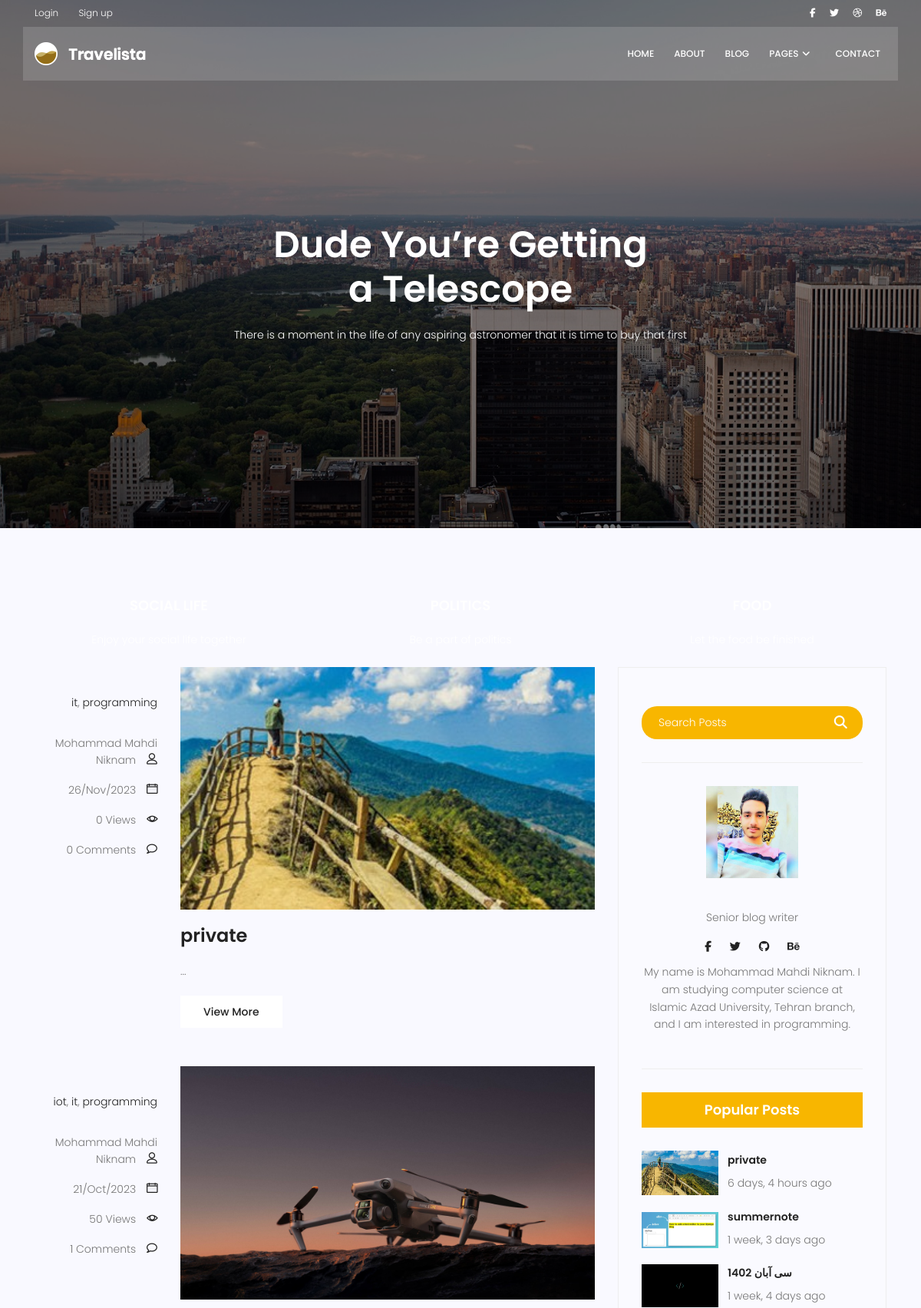
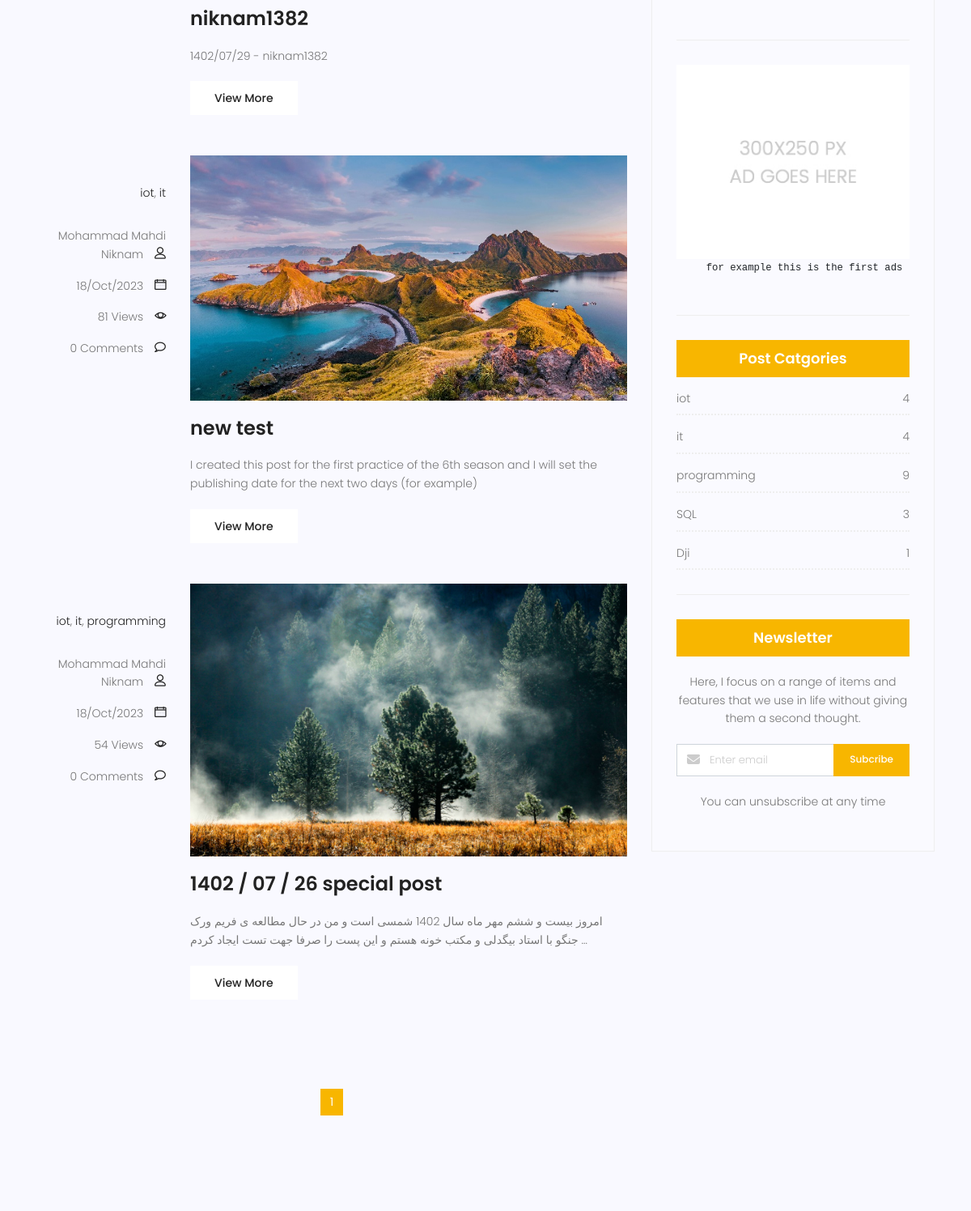
Page /blog/category/it (upper part) on the committed database (2 pictures, top to bottom).
### blog/models.py (models this page shows, shortened)
class Category(models.Model) :
    name = models.CharField(max_length=255)
    def __str__(self) :
        return self.name

class Post(models.Model) :
    image = models.ImageField(upload_to='blog/', default='blog/default.jpg')
    author = models.ForeignKey(User, on_delete=models.SET_NULL, null=True) # on_delete=models.CASCADE
    title = models.CharField(max_length=255)
    content = models.TextField()
    tags = TaggableManager()
    category = models.ManyToManyField(Category)
    counted_views = models.IntegerField(default=0)
    status = models.BooleanField(default=False)
    login_require = models.BooleanField(default=False)
    published_date = models.DateTimeField(null=True) #(خودمون تعریفش میکنیم کی پابلیش بشه)
    created_date = models.DateTimeField(auto_now_add=True)
    updated_date = models.DateTimeField(auto_now=True)
    class Meta :
        ordering = ['-published_date']
    def snippets (self) :
        l = self.content.split()
        l = l[:35]
        return ' '.join(l) + ' ...'

### blog/views.py (the view)
# urls.py: path('', blog_view, name='index'),
def blog_view(request, **kwargs):
    now = timezone.now()
    posts = Post.objects.filter(status=1).exclude(published_date__gt=now)
    if kwargs.get('cat_name') is not None:
        posts = posts.filter(category__name=kwargs['cat_name'])
    if kwargs.get('author_username') != None:
        posts = posts.filter(author__username=kwargs['author_username'])
    if kwargs.get('tag_name') :
        posts = posts.filter(tags__name__in=[kwargs['tag_name']])
    posts = Paginator(posts, 4)
    try :
        page_number = request.GET.get('page')
        posts = posts.get_page(page_number)
    except PageNotAnInteger :
        posts = posts.get_page(1)
    except EmptyPage:
        posts = posts.get_page(1)
    context = {'posts': posts}
    return render(request, 'blog/blog-home.html', context)

### blog/templatetags/blog_tags.py (called while the page is built)
@register.inclusion_tag('blog/blog-popular-post.html')
def latestposts(arg=3):
    posts = Post.objects.filter(status=1).order_by('-published_date')[:arg]
    return {'posts':posts}

@register.inclusion_tag('blog/blog-post-categories.html')
def postcategories():
    posts = Post.objects.filter(status=1)
    category = Category.objects.all()
    cat_dict = {}
    for name in category:
        cat_dict[name] = posts.filter(category=name).count()
    return {'categories':cat_dict}

@register.simple_tag(name='comment_count')
def function(pid):
    return Comment.objects.filter(post=pid,approved=True).count()

### templates/blog/blog-home.html (shortened to what this page needs)
{% extends "base.html" %}
{% load blog_tags %}
{% load static %}
{% block content %}
<section class="banner-area relative blog-home-banner" id="home">
	<div class="overlay overlay-bg"></div>
	<div class="container">
		<div class="row d-flex align-items-center justify-content-center">
			<div class="about-content blog-header-content col-lg-12">
				<h1 class="text-white">
					Dude You’re Getting
					a Telescope
				</h1>
				<p class="text-white">
					There is a moment in the life of any aspiring astronomer that it is time to buy that first
				</p>
			</div>
		</div>
	</div>
</section>
<section class="top-category-widget-area pt-90 pb-90 ">
	<div class="container">
		<div class="row">
			<div class="col-lg-4">
				<div class="single-cat-widget">
					<div class="content relative">
						<a href="#" target="_blank">
							<div class="content-details">
								<h4 class="content-title mx-auto text-uppercase">Social life</h4>
								<p>Enjoy your social life together</p>
							</div>
						</a>
					</div>
				</div>
			</div>
			<div class="col-lg-4">
				<div class="single-cat-widget">
					<div class="content relative">
						<a href="#" target="_blank">
							<div class="content-details">
								<h4 class="content-title mx-auto text-uppercase">Politics</h4>
								<p>Be a part of politics</p>
							</div>
						</a>
					</div>
				</div>
			</div>
			<div class="col-lg-4">
				<div class="single-cat-widget">
					<div class="content relative">
						<a href="#" target="_blank">
							<div class="content-details">
								<h4 class="content-title mx-auto text-uppercase">Food</h4>
								<p>Let the food be finished</p>
							</div>
						</a>
					</div>
				</div>
			</div>
		</div>
	</div>
</section>
<section class="post-content-area">
	<div class="container">
		<div class="row">
			<div class="col-lg-8 posts-list">
				{%for post in posts %}
				<div class="single-post row">
					<div class="col-lg-3  col-md-3 meta-details">
						<ul class="tags">
							{% for cat in post.category.all %}
							<li><a href="{% url 'blog:category' cat_name=cat.name %}">{{cat.name}}</a></li>{% if not forloop.last %}, {% endif %}
							{% endfor %}
						</ul>
						<div class="user-details row">
							<p class="user-name col-lg-12 col-md-12 col-6"><a href="{% url 'blog:author' author_username=post.author.username %}">{{post.author.get_full_name}}</a> <span
									class="lnr lnr-user"></span></p>
							<p class="date col-lg-12 col-md-12 col-6"><a href="#">{{post.created_date|date:"d/M/Y"}}</a> <span
									class="lnr lnr-calendar-full"></span></p>
							<p class="view col-lg-12 col-md-12 col-6"><a href="#">{{post.counted_views}} Views</a> <span
									class="lnr lnr-eye"></span></p>
							<p class="comments col-lg-12 col-md-12 col-6"><a href="#">{% comment_count post.id %} Comments</a> <span
									class="lnr lnr-bubble"></span></p>
						</div>
					</div>
					<div class="col-lg-9 col-md-9 ">
						<div class="feature-img">
							<img class="img-fluid" src="{{post.image.url}}" alt="">
						</div>
						<a class="posts-title" href="{% url 'blog:single' pid=post.id %}">
							<h3>{{ post.title }}</h3>
						</a>
						<p class="excert">
							{{ post.content|truncatewords:35|safe }}
						</p>
						<a href="{% url 'blog:single' pid=post.id %}" class="primary-btn">View More</a>
					</div>
				</div>
				{% endfor %}
				<nav class="blog-pagination justify-content-center d-flex">
					<ul class="pagination">
						{% for i in posts.paginator.page_range %}
						{% if posts.number == i %}
							<li class="page-item active"><a href="?page={{i}}" class="page-link">{{i}}</a></li>
							{% else %}
							<li class="page-item"><a href="?page={{i}}" class="page-link">{{i}}</a></li>
						{% endif %}
						{% endfor %}
					</ul>
				</nav>
			</div>
			<div class="col-lg-4 sidebar-widgets">
				<div class="widget-wrap">
					{% include 'blog/blog-search.html' %}
					{% include 'blog/blog-writer.html' %}
					{% latestposts %}
					{% include 'blog/blog-ads.html' %}
					{% postcategories %}
					{% include 'blog/blog-newsletter.html' %}
				</div>
			</div>
		</div>
	</div>
</section>
{% endblock %}

### templates/blog/blog-popular-post.html
{% load humanize %}
{% load static %}
<div class="single-sidebar-widget popular-post-widget">
    <h4 class="popular-title">Popular Posts</h4>
    <div class="popular-post-list">
        {% for post in posts %}
        <div class="single-post-list d-flex flex-row align-items-center">
            <div class="thumb">
                <img class="img-fluid" src="{{post.image.url}}" alt="">
            </div>
            <div class="details">
                <a href="{% url 'blog:single' pid=post.id %}">
                    <h6>{{post.title}}</h6>
                </a>
                <p>{{post.published_date|naturaltime}}</p>
            </div>
        </div>
        {% endfor %}
    </div>
</div>

### templates/blog/blog-post-categories.html
<div class="single-sidebar-widget post-category-widget">
    <h4 class="category-title">Post Catgories</h4>
    <ul class="cat-list">
        {% for name,count in categories.items %}
        <li>
            <a href="{% url 'blog:category' cat_name=name %}" class="d-flex justify-content-between">
                <p>{{name}}</p>
                <p>{{count}}</p>
            </a>
        </li>
        {% endfor %}
    </ul>
</div>

### rows in the picture
Post: author.get_full_name "Mohammad Mahdi Niknam", created_date "26/Nov/2023", counted_views "0", id "0", image (picture), title "private", content "...", published_date "6 days, 4 hours ago"
Category: name "it", count "4"
Category: name "programming", count "9"
Post: author.get_full_name "Mohammad Mahdi Niknam", created_date "21/Oct/2023", counted_views "50", id "1", image (picture), title "niknam1382", content "1402/07/29 - niknam1382"
Category: name "iot", count "4"
Post: author.get_full_name "Mohammad Mahdi Niknam", created_date "18/Oct/2023", counted_views "81", id "0", image (placeholder picture), title "new test", content "I created this post for the first practice of the 6th season and I will set the publishing date for the next two days (for example)"
Post: author.get_full_name "Mohammad Mahdi Niknam", created_date "18/Oct/2023", counted_views "54", id "0", image (picture), title "1402 / 07 / 26 special post", content "امروز بیست و ششم مهر ماه سال 1402 شمسی است و من در حال مطالعه ی فریم ورک جنگو با استاد بیگدلی و مکتب خونه هستم و این پست را صرفا جهت تست ایجاد کردم …"
Post: image (picture), title "summernote", published_date "1 week, 3 days ago"
Post: image (picture), title "سی آبان 1402", published_date "1 week, 4 days ago"
Category: name "SQL", count "3"
Category: name "Dji", count "1"

### other values in the picture
{{ i }} "1"
